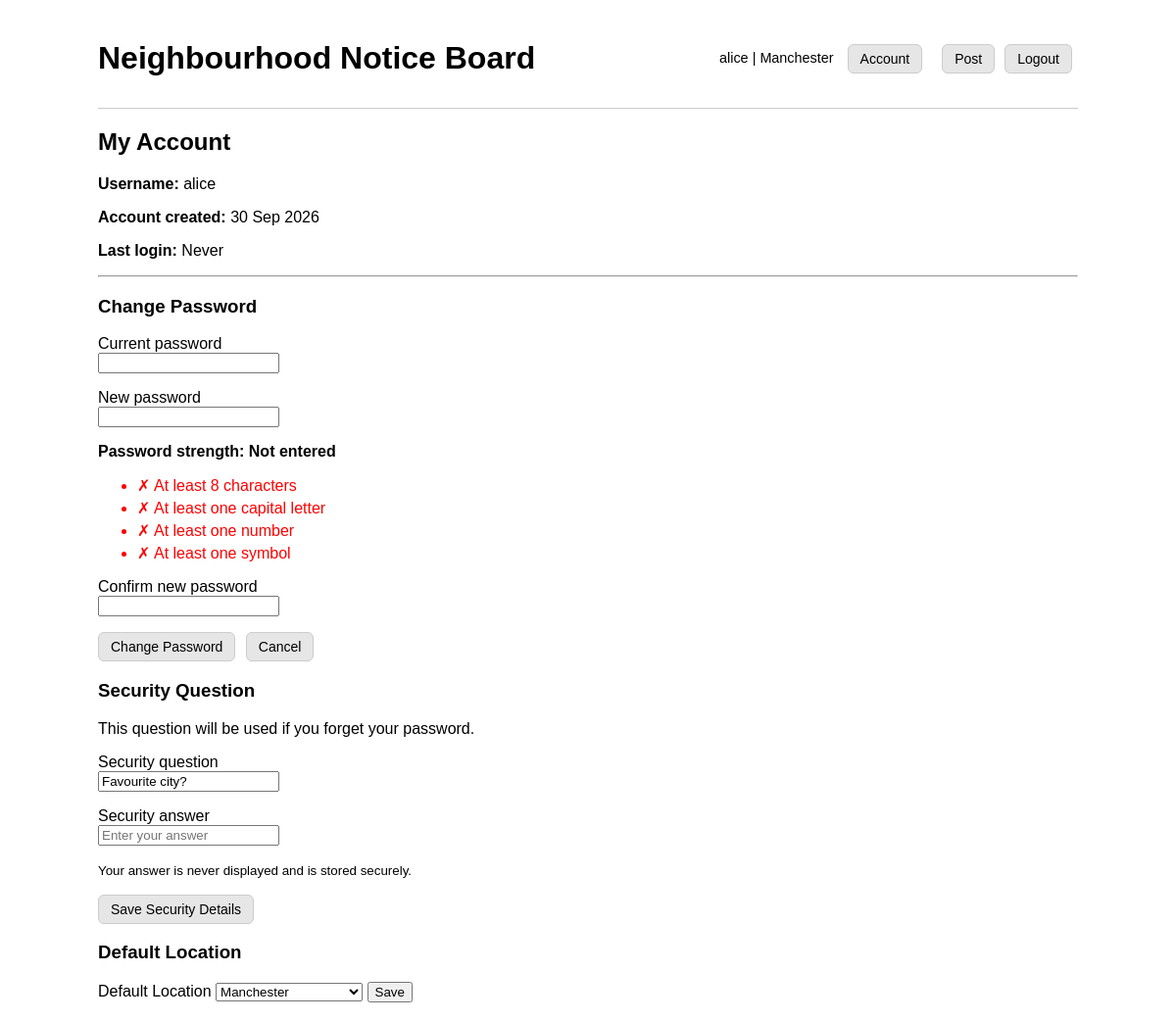
Page /account (signed in) on the earlier database version.
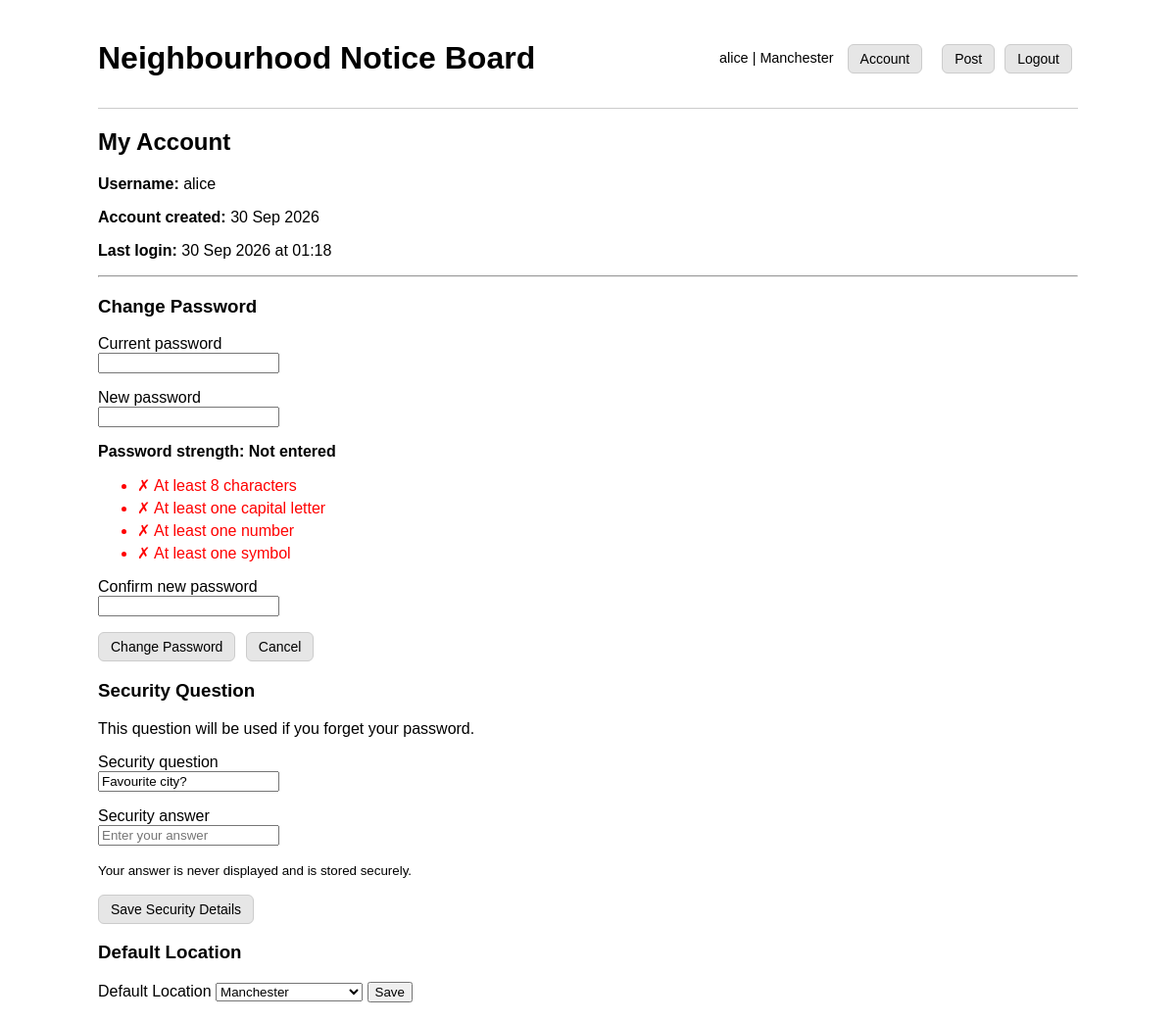
Same page on the later database version.
### models/models.py (models this page shows)
class User(UserMixin, db.Model):
    id = db.Column(db.Integer, primary_key=True)
    username = db.Column(
        db.String(80),
        unique=True,
        nullable=False
    )
    password_hash = db.Column(
        db.String(255),
        nullable=False
    )
    default_location = db.Column(
        db.String(120),
        nullable=False,
        default="Unknown"
    )
    created_at = db.Column(
        db.DateTime,
        default=datetime.utcnow,
        nullable=False
    )
    last_login = db.Column(
        db.DateTime,
        nullable=True
    )
    security_question = db.Column(
        db.String(255),
        nullable=False
    )
    security_answer_hash = db.Column(
        db.String(255),
        nullable=False
    )
    posts = db.relationship(
        "Post",
        backref="author",
        lazy=True
    )
    picked_posts = db.relationship(
        "PostPick",
        backref="user",
        lazy=True,
        cascade="all, delete-orphan"
    )
    comments = db.relationship(
        "Comment",
        backref="author",
        lazy=True,
        cascade="all, delete-orphan"
    )

### app.py (the view, shortened to what this page needs)
@app.route("/account", methods=["GET", "POST"])
@login_required
def account():
    error = None
    locations = load_location_choices()
    return render_template(
        "account.html",
        error=error,
        locations=locations,
        current_user=current_user
    )

### app.py (called while the page is built)
@login_manager.user_loader
def load_user(user_id):
    return User.query.get(int(user_id))

### templates/account.html (shortened to what this page needs)
{% extends "base.html" %}
{% block content %}
<h2>My Account</h2>
<p>
    <strong>Username:</strong>
    {{ current_user.username }}
</p>
<p>
    <strong>Account created:</strong>
    {{ current_user.created_at.strftime('%d %b %Y') }}
</p>
<p>
    <strong>Last login:</strong>
    {% if current_user.last_login %}
        {{ current_user.last_login.strftime('%d %b %Y at %H:%M') }}
    {% else %}
        Never
    {% endif %}
</p>
<hr>
<h3>Change Password</h3>
<form method="post">
    <p>
        <label for="current_password">
            Current password
        </label><br>
        <input
            type="password"
            id="current_password"
            name="current_password"
            required
        >
    </p>
    <p>
        <label for="new_password">
            New password
        </label><br>
        <input
            type="password"
            id="new_password"
            name="new_password"
            required
        >
    </p>
    <div id="password-strength">
        <p>
            <strong>Password strength:</strong>
            <span id="strength-text">Not entered</span>
        </p>
        <ul>
        <li id="length-check" class="password-check check-fail">
            ✗ At least 8 characters
        </li>
        <li id="uppercase-check" class="password-check check-fail">
            ✗ At least one capital letter
        </li>
        <li id="number-check" class="password-check check-fail">
            ✗ At least one number
        </li>
        <li id="symbol-check" class="password-check check-fail">
            ✗ At least one symbol
        </li>
        </ul>
    </div>
    <p>
        <label for="confirm_password">
            Confirm new password
        </label><br>
        <input
            type="password"
            id="confirm_password"
            name="confirm_password"
            required
        >
    </p>
    <button
        type="submit"
        class="post-button"
    >
        Change Password
    </button>
    <a
        href="{{ url_for('home') }}"
        class="post-button"
    >
        Cancel
    </a>
</form>
<h3>Security Question</h3>
<p>
    This question will be used if you forget your password.
</p>
<form method="post" autocomplete="off">
    <p>
        <label for="security_question">
            Security question
        </label><br>
        <input
            type="text"
            id="security_question"
            name="security_question"
            value="{{ current_user.security_question }}"
            maxlength="255"
            required
        >
    </p>
    <p>
        <label for="security_answer">
            Security answer
        </label><br>
        <input
            type="password"
            id="security_answer"
            name="security_answer"
            maxlength="255"
            placeholder="Enter your answer"
            autocomplete="new-password"
            required
        >
    </p>
    <p>
        <small>
            Your answer is never displayed and is stored securely.
        </small>
    </p>
    <button
        type="submit"
        class="post-button"
    >
        Save Security Details
    </button>
</form>
<h3>Default Location</h3>
<form method="post">
    <label>Default Location</label>
    <select name="default_location">
        {% for loc in locations %}
            <option value="{{ loc }}" {% if loc == current_user.default_location %}selected{% endif %}>
                {{ loc }}
            </option>
        {% endfor %}
    </select>
    <button type="submit">Save</button>
</form>
{% endblock %}

### templates/base.html (shortened to what this page needs)
<!DOCTYPE html>
<html>
<head>
</head>
<body>
    <div class="topbar">
        <h1>Neighbourhood Notice Board</h1>
        <div class="user-info">
            {% if current_user.is_authenticated %}
                <span>{{ current_user.username }}</span>
                <span>|</span>
                <span>{{ current_user.default_location }}</span>
                <a href="{{ url_for('account') }}" class="post-button">Account</a>
                <a href="{{ url_for('create_post') }}" class="post-button">Post</a>
                <form method="post" action="{{ url_for('logout') }}" class="inline-form">
                    <button type="submit" class="post-button">Logout</button>
                </form>
            {% else %}
                <a href="{{ url_for('login') }}" class="post-button">Login</a>
                <a href="{{ url_for('register') }}" class="post-button">Register</a>
            {% endif %}
        </div>
    </div>
    {% block content %}
    {% endblock %}
</body>
</html>

Differences in the rows shown:
changed User "alice": last_login (not shown) → "30 Sep 2026 at 01:18"
Other differences:
text no longer shown: "Never"
